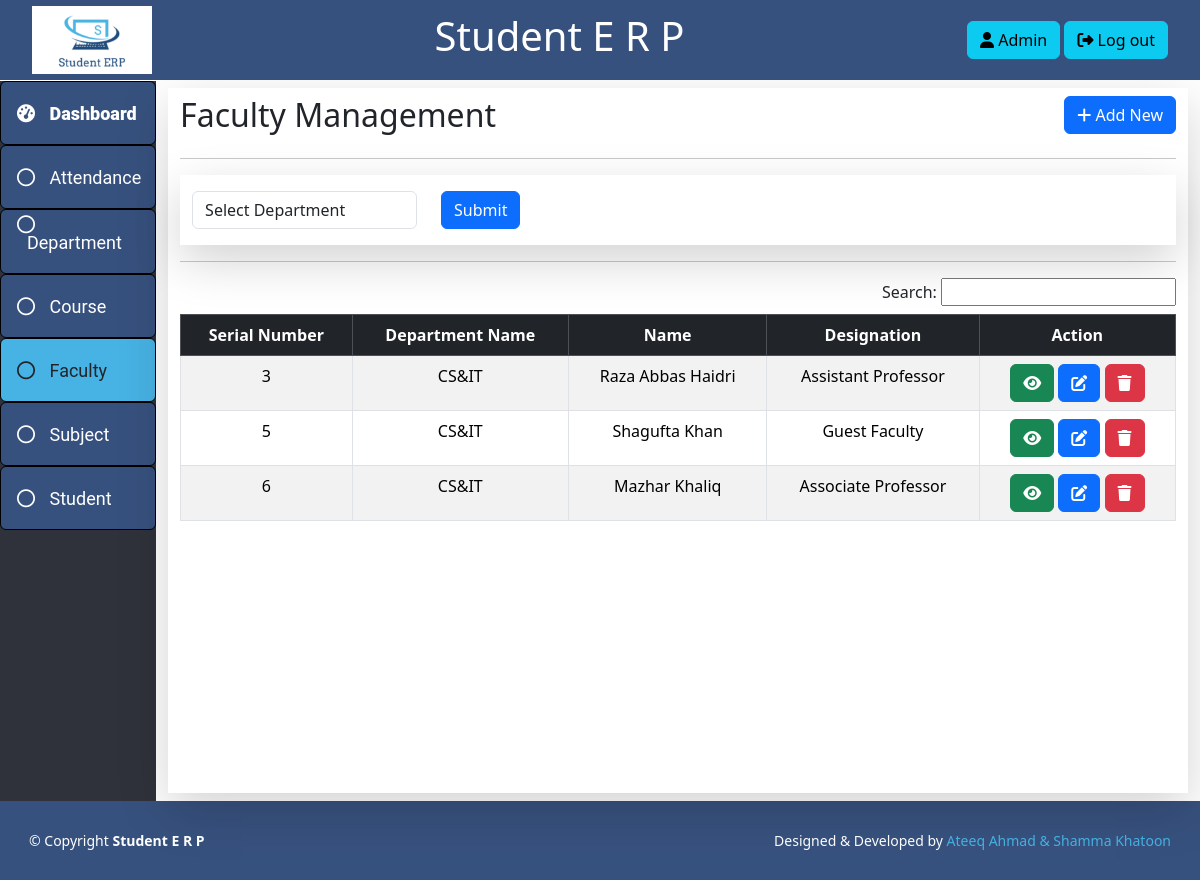
The app's page /admin-faculty/ (signed in) with its own data.
### attendance/models.py (models this page shows, shortened)
class faculty(models.Model):
    name = models.CharField(max_length = 50)
    designation = models.CharField(max_length = 50)
    gmailId = models.CharField(max_length = 50)
    mobileNo = models.CharField(max_length = 50)
    departmentId = models.ForeignKey(department, on_delete = models.CASCADE)

class department(models.Model):
    departmentName = models.CharField(max_length = 20)
    description = models.CharField(max_length = 50)
    def __str__(self):
        return self.departmentName

### attendance/views.py (the view)
# urls.py: path('admin-faculty/', views.adminFacultyPage, name="admin-faculty"),
def adminFacultyPage(request):
    if request.session.get('adminId'):
        adminId = request.session.get('adminId')
        adminName = request.session.get('adminName')
        adminGmailId = request.session.get('adminGmailId')
        adminMobileNo = request.session.get('adminMobileNo')
        departmentList = department.objects.all()
        facultyList = faculty.objects.all()
        if request.method == "POST":
            departmentId = request.POST['department']
            facultyList = faculty.get_faculty_by_department_id(departmentId)
        context = {
            'departmentList' : departmentList,
            'facultyList' : facultyList,
            'adminId' : adminId,
            'adminName' : adminName,
            'adminGmailId' : adminGmailId,
            'adminMobileNo' : adminMobileNo
        }
        return render(request,"admin-faculty.html", context)
    else:
        return redirect("index")

### attendance/templates/admin-faculty.html (shortened to what this page needs)
{% extends "admin-base.html" %}
{% block admin %}
<div class="container mt-2 mb-2 d-flex">
    <div class="container shadow-lg bg-white">
        <div class="clearfix mt-2">
            <h2 class="float-start">
                Faculty Management
            </h2>
            <button type="button" class="btn btn-primary float-end" data-bs-toggle="modal" data-bs-target="#addFaculty">
                <i class="fa-solid fa-plus"></i>
                <span>Add New</span>
            </button>
        </div>
        <hr>
        <div class="container py-3 shadow-lg bg-white">
            <form method="post" action="{% url 'admin-faculty' %}">
                <div class="row">
                    <div class="col-3">
                        <select class="form-control" id="department" name="department" required>
                            <option value="">Select Department</option>
                        </select>
                    </div>
                    <div class="col-2">
                        <button type="submit" class="btn btn-primary">Submit</button>
                    </div>
                </div>
            </form>
        </div>
        <hr>
        <div class="clearfix">
            <span class="float-end">Search: <input type="search" id="live_search"></span>
        </div>
        <div class="mt-2">
            <table class="table table-striped table-bordered table-hover" id="searchresult">
                <thead class="table-dark align-center">
                    <tr>
                        <th>Serial Number</th>
                        <th>Department Name</th>
                        <th>Name</th>
                        <th>Designation</th>
                        <th>Action</th>
                    </tr>
                </thead>
                <tbody class="align-center">
                    {% for faculty in facultyList %}
                    <tr>
                        <td>{{faculty.id}}</td>
                        <td>{{faculty.departmentId}}</td>
                        <td>{{faculty.name}}</td>
                        <td>{{faculty.designation}}</td>
                        <td>
                            <a href="{% url 'admin-view-faculty' faculty.id %}" class="btn btn-success">
                                <i class="fa-solid fa-eye"></i>
                            </a>
                            <a href="{% url 'admin-edit-faculty' faculty.id %}" class="btn btn-primary">
                                <i class="fa-solid fa-pen-to-square"></i>
                            </a>
                            <a href="{% url 'admin-delete-faculty' faculty.id %}" class="btn btn-danger">
                                <i class="fa-solid fa-trash"></i>
                            </a>
                        </td>
                    </tr>
                    {% empty %}
                    <h2>No Record Found....!</h2>
                    {% endfor %}
                </tbody>
            </table>
        </div>
    </div>
</div>
</div>
{% endblock %}

### static/css/style.css (style rules this page uses)
* { margin: 0; padding: 0; box-sizing: border-box; }
.align-center { text-align: center; }
body { margin: 0; padding: 0; font-family: 'Roboto', sans-serif; height: 100vh; }

### records on screen
faculty: id "3", departmentId "CS&IT", name "Raza Abbas Haidri", designation "Assistant Professor"
faculty: id "5", departmentId "CS&IT", name "Shagufta Khan", designation "Guest Faculty"
faculty: id "6", departmentId "CS&IT", name "Mazhar Khaliq", designation "Associate Professor"
